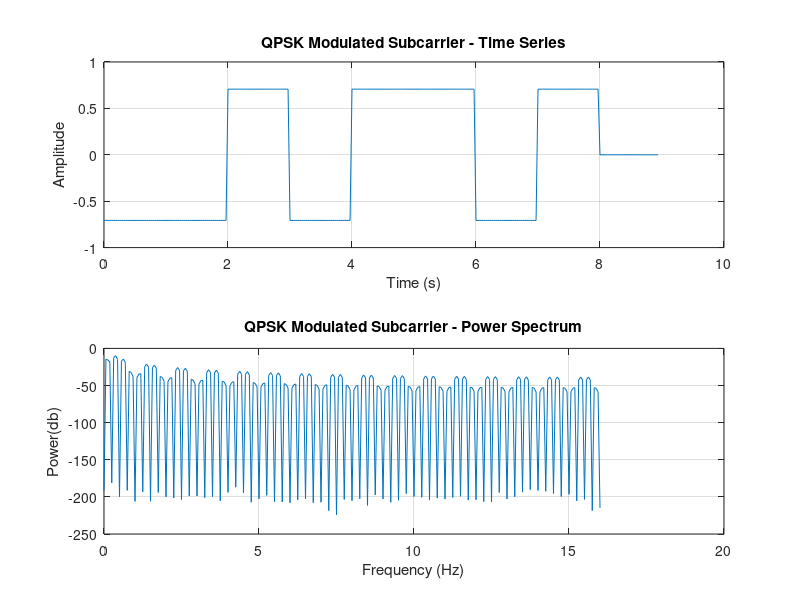

The MATLAB script that drew this image:
clear
% Parameters
num_symbols = 8;         % Number of QPSK symbols
samples_per_symbol = 32; % Sampling rate
symbol_rate = 1;         % Symbol rate
fc = 2e6;                % Carrier frequency
fs = samples_per_symbol * symbol_rate; % Sampling frequency

% Generate random binary data for QPSK modulation
data = randi([0 1], 1, 2 * num_symbols);

% Map binary data to QPSK symbols
qpsk_symbols = 1/sqrt(2) * (2 * data(1:2:end) - 1 + 1j * (2 * data(2:2:end) - 1));

% Upsample symbols to desired sampling rate
upsampled_symbols = upsample(qpsk_symbols, samples_per_symbol);

% Generate rectangular baseband pulses
rect_pulse = ones(1, samples_per_symbol);

% Pulse shaping using convolution
pulse_shaped_waveform = conv(upsampled_symbols, rect_pulse);

% Modulate the pulse-shaped waveform onto the subcarrier
t = (0:length(pulse_shaped_waveform)-1) / fs; % Time vector
subcarrier = real(pulse_shaped_waveform .* exp(1j * 2 * pi * fc * t));

% Plotting
figure(1);

% Time series plot
subplot(2, 1, 1);
plot(t, subcarrier);
title('QPSK Modulated Subcarrier - Time Series');
xlabel('Time (s)');
ylabel('Amplitude');
grid on;

% Power spectrum plot
subplot(2, 1, 2);
NFFT = 2^nextpow2(length(subcarrier)); % Next power of 2 from length of y
Y = fft(subcarrier,NFFT)/length(subcarrier);
f = fs/2 * linspace(0,1,NFFT/2+1);
ydft = Y(1:NFFT/2+1);
psdx = abs(ydft).^2;
plot(f,pow2db(psdx));
title('QPSK Modulated Subcarrier - Power Spectrum');
xlabel('Frequency (Hz)');
ylabel('Power(db)');
grid on;

% Adjust plot layout
subplot(2, 1, 1);